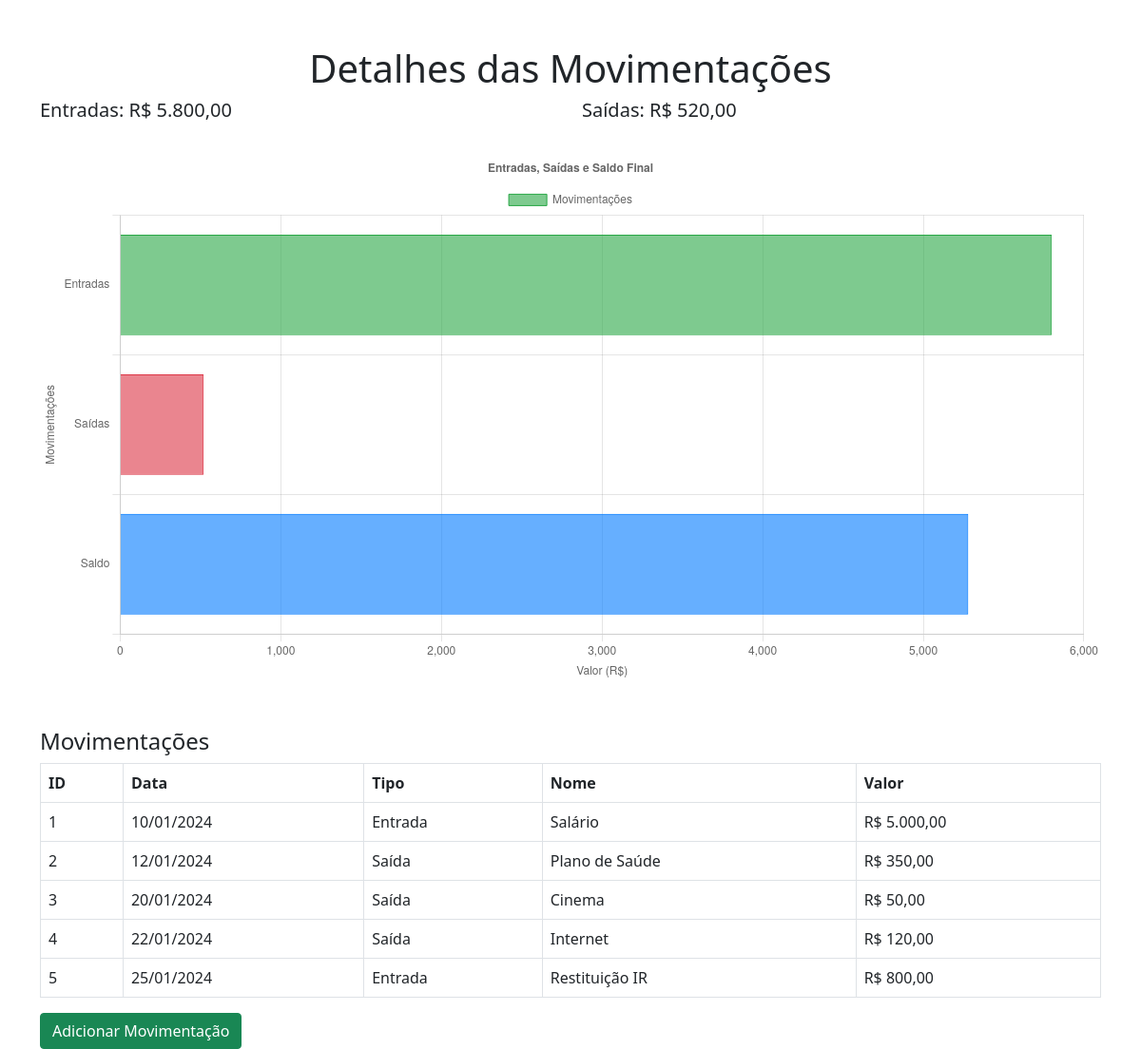
The page /detalhes_mes.php?id=1 on the database as committed earlier.
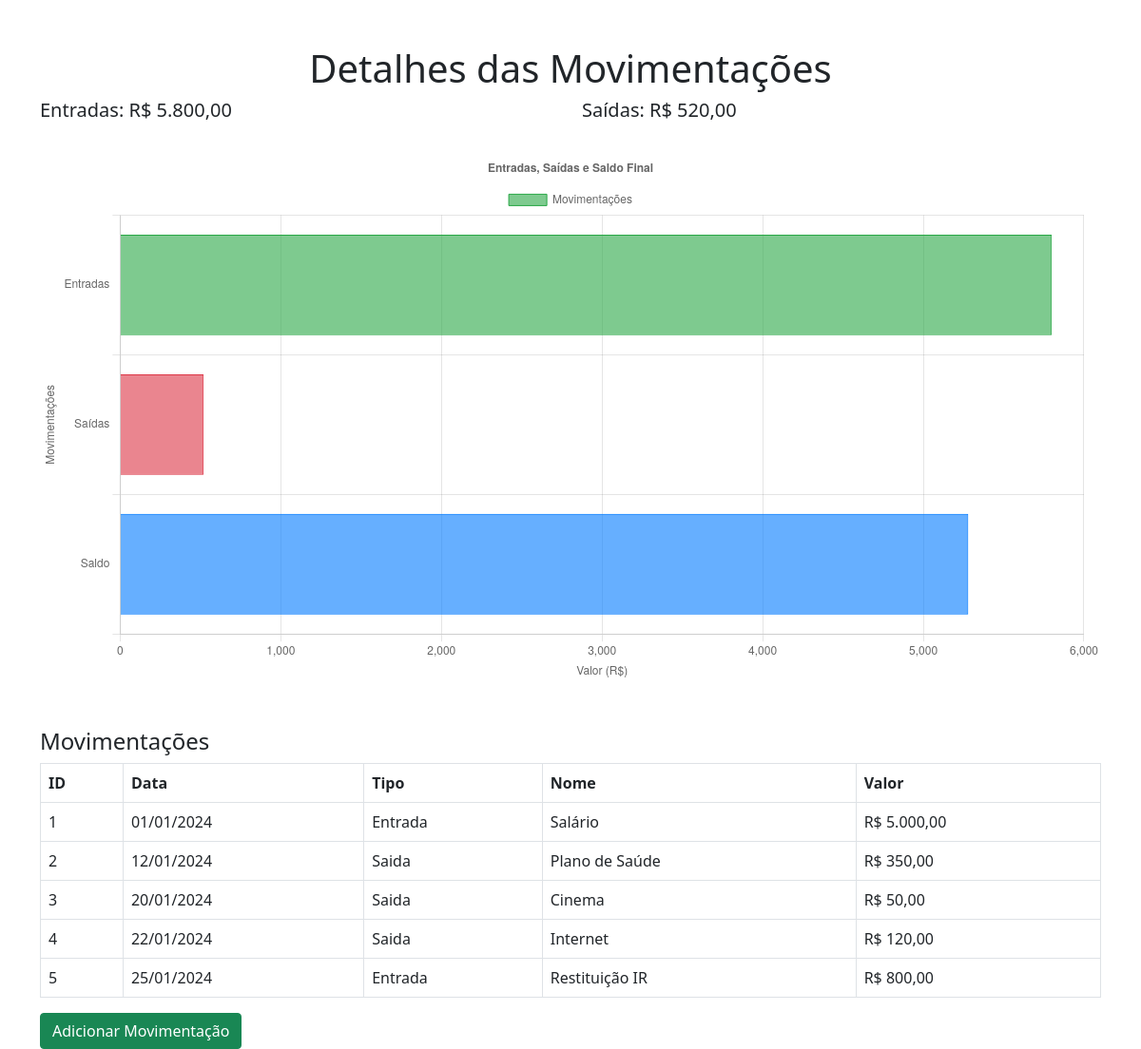
The same page on the database as committed later.
### tables this page shows
CREATE TABLE movimentacoes (
    id INT AUTO_INCREMENT,
    nome VARCHAR(100) NOT NULL,
    tipo ENUM('Saida', 'Entrada') NOT NULL,
    categoria ENUM('Alimentação', 'Transporte', 'Lazer', 'Saúde', 'Compras', 'Educação', 'Aplicação em Investimentos', 'Serviços', 'Renda', 'Rendimento de Investimentos', 'Renda Extra', 'Doação', 'Prêmio', 'Outros') NOT NULL,
    valor DECIMAL (7,2) NOT NULL,
    data DATE NOT NULL,
    mes_id INT NOT NULL,
    FOREIGN KEY (mes_id) REFERENCES Mes(id),
    PRIMARY KEY (id)
);

### detalhes_mes.php (the view, shortened to what this page needs)
<?php
$host = 'localhost';
$user = 'root';
$pass = '';
$db = 'controle_gastos';
$conn = new mysqli($host, $user, $pass, $db);
$mes_id = $_GET['id'];
$sql_movimentacoes = "SELECT t.id, t.data, t.tipo, t.nome, t.valor FROM movimentacoes t WHERE t.mes_id = $mes_id";
$result_movimentacoes = $conn->query($sql_movimentacoes);
$movimentacoes = [];
if ($result_movimentacoes->num_rows > 0) {
    while ($row = $result_movimentacoes->fetch_assoc()) {
        $movimentacoes[] = $row;
    }
} else {
    $movimentacoes = [];
}
$sql_resumo = "SELECT SUM(CASE WHEN t.tipo = 'Entrada' THEN t.valor ELSE 0 END) AS entradas,
                      SUM(CASE WHEN t.tipo = 'Saída' THEN t.valor ELSE 0 END) AS saidas
               FROM movimentacoes t
               WHERE t.mes_id = $mes_id";
$result_resumo = $conn->query($sql_resumo);
$resumo = $result_resumo->fetch_assoc();
$saldo_final = $resumo['entradas'] - $resumo['saidas'];
?>
<!DOCTYPE html>
<html lang="pt-br">
<head>
    <link href="https://cdn.jsdelivr.net/npm/bootstrap@5.1.0/dist/css/bootstrap.min.css" rel="stylesheet">
</head>
<body>
    <div class="container mt-5">
        <h1 class="text-center">Detalhes das Movimentações</h1>
        <div class="row">
            <div class="col-md-6">
                <h5>Entradas: R$ <?= number_format($resumo['entradas'], 2, ',', '.') ?></h5>
            </div>
            <div class="col-md-6">
                <h5>Saídas: R$ <?= number_format($resumo['saidas'], 2, ',', '.') ?></h5>
            </div>
        </div>
        <div>
            <canvas id="graficoMovimentacoes" class="mt-4"></canvas>
        </div>
        <h4 class="mt-5">Movimentações</h4>
        <table class="table table-bordered">
            <thead>
                <tr>
                    <th>ID</th>
                    <th>Data</th>
                    <th>Tipo</th>
                    <th>Nome</th>
                    <th>Valor</th>
                </tr>
            </thead>
            <tbody>
                <?php foreach ($movimentacoes as $movimentacao) { ?>
                    <tr>
                        <td><?= $movimentacao['id'] ?></td>
                        <td><?= date('d/m/Y', strtotime($movimentacao['data'])) ?></td>
                        <td><?= $movimentacao['tipo'] ?></td>
                        <td><?= $movimentacao['nome'] ?></td>
                        <td>R$ <?= number_format($movimentacao['valor'], 2, ',', '.') ?></td>
                    </tr>
                <?php } ?>
            </tbody>
        </table>
        <button class="btn btn-success" data-bs-toggle="modal" data-bs-target="#modalAdicionarMovimentacao">Adicionar Movimentação</button>
    </div>
    <script>
        // Dados para o gráfico
        var entradas = <?php echo $resumo['entradas']; ?>;
        var saidas = <?php echo $resumo['saidas']; ?>;
        var saldo_final = <?php echo $saldo_final; ?>;
        // Configuração do gráfico de barras horizontais
        var ctx = document.getElementById('graficoMovimentacoes').getContext('2d');
        var chart = new Chart(ctx, {
            type: 'bar',  // Tipo do gráfico
            data: {
                labels: ['Entradas', 'Saídas', 'Saldo'],  // Labels
                datasets: [{
                    label: 'Movimentações',
                    data: [entradas, saidas, saldo_final],  // Dados das entradas, saídas e saldo
                    backgroundColor: ['rgba(40, 167, 69, 0.6)', 'rgba(220, 53, 69, 0.6)', 'rgba(0, 123, 255, 0.6)'],  // Cores das barras
                    borderColor: ['rgba(40, 167, 69, 1)', 'rgba(220, 53, 69, 1)', 'rgba(0, 123, 255, 1)'],  // Cores das bordas
                    borderWidth: 1
                }]
            },
            options: {
                responsive: true,
                indexAxis: 'y',  // Mudando a orientação para barras horizontais
                scales: {
                    x: {
                        beginAtZero: true,
                        title: {
                            display: true,
                            text: 'Valor (R$)'
                        }
                    },
                    y: {
                        title: {
                            display: true,
                            text: 'Movimentações'
                        }
                    }
                },
                plugins: {
                    title: {
                        display: true,
                        text: 'Entradas, Saídas e Saldo Final'
                    },
                    tooltip: {
                        callbacks: {
                            label: function(tooltipItem) {
                                return tooltipItem.dataset.label + ': R$ ' + tooltipItem.raw.toFixed(2);
                            }
                        }
                    }
                }
            }
        });
    </script>
</body>
</html>

Rows that differ between the two databases and show on the page:
changed movimentacoes "Salário": data "10/01/2024" → "01/01/2024"
changed movimentacoes "Plano de Saúde": tipo "Saída" → "Saida"
changed movimentacoes "Cinema": tipo "Saída" → "Saida"
changed movimentacoes "Internet": tipo "Saída" → "Saida"
